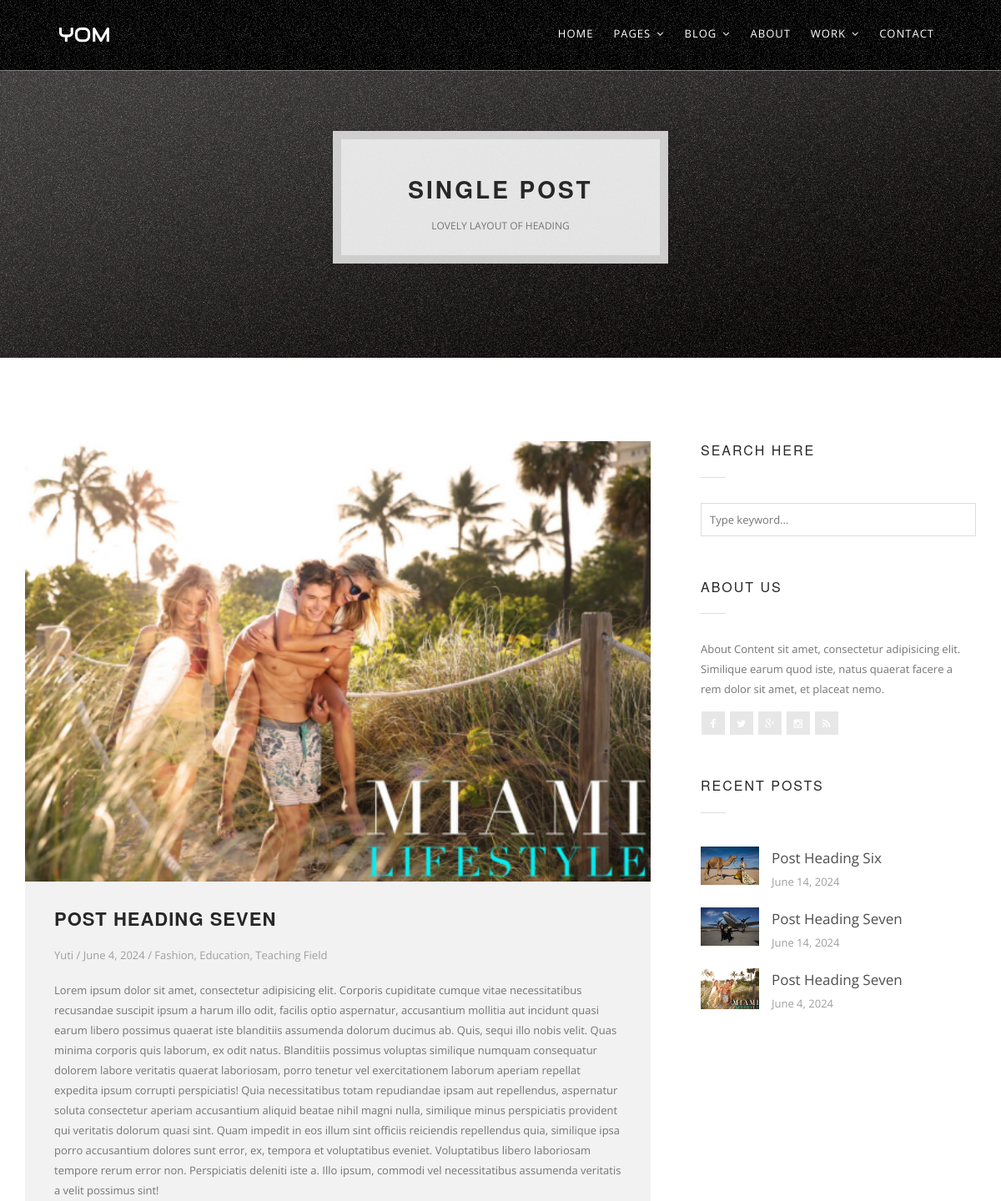
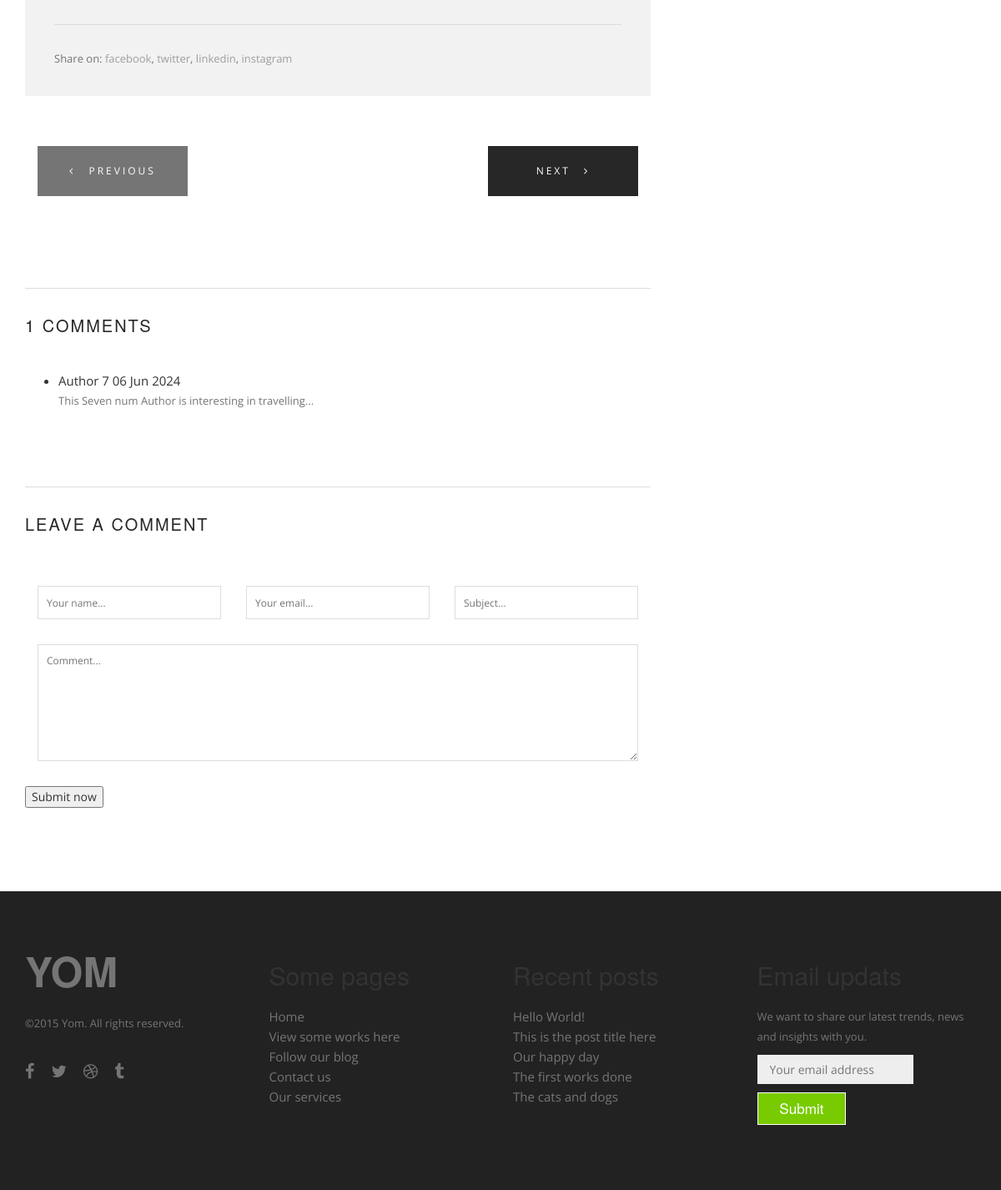
Screenshot of /blogsingle/7/ with the database file from the repository (2 pictures, top to bottom).
### myadminapp/models.py (models this page shows)
class blogdata(models. Model):
    feature_img = models.ImageField(upload_to='slider-media/' , blank=True, null=True)
    post_title = models.CharField(max_length = 200)
    post_date = models.DateField()
    post_description = models.CharField(max_length = 10000)
    categories = models.ManyToManyField(categorydata)
    auth_name = models.CharField(max_length= 200 , default=" ")
    about_des = models.CharField(max_length = 200, default=" ")

class categorydata(models. Model):
    ourcat = models.CharField(max_length = 200)

### myapp/models.py (models this page shows)
class Comment(models.Model):
    blog_post = models.ForeignKey(blogdata, related_name='comments', on_delete=models.CASCADE)
    author = models.CharField(max_length=100)
    email = models.EmailField()
    subject = models.CharField(max_length=200, blank=True)
    message = models.TextField()
    created_at = models.DateTimeField(auto_now_add=True)

### myapp/views.py (the view)
# urls.py: path('blogsingle/<int:pk>/', blogsinglepage, name='blogsingle'),
def blogsinglepage(request, pk):
    blog_post = get_object_or_404(blogdata, pk=pk)
    comments = blog_post.comments.all()
    if request.method == 'POST':
        comment_form = CommentForm(request.POST)
        if comment_form.is_valid():
            new_comment = comment_form.save(commit=False)
            new_comment.blog_post = blog_post
            new_comment.save()
            return redirect('blogsingle', pk=blog_post.pk)
    else:
        comment_form = CommentForm()
    prev_post = blogdata.objects.filter(pk__lt=blog_post.pk).order_by('-pk').first()
    next_post = blogdata.objects.filter(pk__gt=blog_post.pk).order_by('pk').first()
    recent_posts = blogdata.objects.order_by('-post_date')[:3]
    return render(request, 'blog-single.html', {'blog_post': blog_post ,'comments': comments,
        'comment_form': comment_form, 'recent_posts': recent_posts, 'prev_post': prev_post, 'next_post': next_post})

### myapp/models.py
class CommentForm(forms.ModelForm):
    class Meta:
        model = Comment
        fields = ['author', 'email', 'subject', 'message']

### myapp/templates/blog-single.html (shortened to what this page needs)
{% load static %}
<!DOCTYPE html>
<html lang="en-US">
<head>
	<link rel="stylesheet" href="{% static '/files/css/bootstrap.css' %}">
	<link rel="stylesheet" href="{% static '/files/css/animate.css' %}">
	<link rel="stylesheet" href="{% static '/files/css/simple-line-icons.css' %}">
	<link rel="stylesheet" href="{% static '/files/css/font-awesome.min.css' %}">
	<link rel="stylesheet" href="{% static '/files/css/style.css' %}">
	<link rel="stylesheet" href="{% static '/files/rs-plugin/css/settings.css' %}">
</head>
<body>
	<div class="sidebar-menu-container" id="sidebar-menu-container">
		<div class="sidebar-menu-push">
			<div class="sidebar-menu-inner">
				<header class="site-header">
					<div id="main-header" class="main-header header-sticky">
						<div class="inner-header clearfix">
							<div class="logo">
								<a href="/index-2/">YOM</a>
							</div>
							<nav class="main-navigation pull-right hidden-xs hidden-sm">
								<ul>
									<li><a href="/index/">Home</a></li>
									<li><a href="#" class="has-submenu">Pages</a>
									</li>
									<li><a href="#" class="has-submenu">Blog</a>
									</li>
									<li><a href="/about/">About</a></li>
									<li><a href="#" class="has-submenu">Work</a>
									</li>
									<li><a href="/contact/">Contact</a></li>
								</ul>
							</nav>
						</div>
					</div>
				</header>
				<section class="page-heading wow fadeIn" data-wow-duration="1.5s" style="background-image: url({% static '/files/images/01-heading.jpg' %})">
					<div class="container">
						<div class="page-name">
							<h1>Single Post</h1>
							<span>Lovely layout of heading</span>
						</div>
					</div>
				</section>
				<section class="blog-single">
					<div class="container">
						<div class="row">
							<div class="col-md-8">
								<div class="blog-single-item">
									<img src="{{ blog_post.feature_img.url }}" alt="" class="single-banner">
									<div class="blog-single-content">
										<h3>{{ blog_post.post_title }}</h3>
										<span><a href="#">{{ blog_post.auth_name }}</a> / <a href="#">{{ blog_post.post_date }}</a> /
											<a href="#">
												{% for category in blog_post.categories.all %}
													{{ category.ourcat }}{% if not forloop.last %}, {% endif %}
												{% empty %}
													Uncategorized
												{% endfor %}
											</a></span>
										<p>{{ blog_post.post_description }}</p>
										<div class="share-post">
											<span>Share on: <a href="#">facebook</a>, <a href="#">twitter</a>, <a href="#">linkedin</a>, <a href="#">instagram</a></span>
										</div>
									</div>
									<div class="prev-btn col-md-6 col-sm-6 col-xs-6">
										{% if prev_post %}
											<a href="{% url 'blogsingle' prev_post.pk %}"><i class="fa fa-angle-left"></i> Previous</a>
										{% else %}
											<span><i class="fa fa-angle-left"></i> Previous</span>
										{% endif %}
									</div>
									<div class="next-btn col-md-6 col-sm-6 col-xs-6">
										{% if next_post %}
											<a href="{% url 'blogsingle' next_post.pk %}">Next <i class="fa fa-angle-right"></i></a>
										{% else %}
											<span>Next <i class="fa fa-angle-right"></i></span>
										{% endif %}
									</div>
								</div>
								<div class="blog-comments">
									<h2>{{ comments.count }} Comments</h2>
									<ul class="comments-content">
										{% for comment in comments %}
											<li>
												<span class="author-title">{{ comment.author }}</span>
												<span class="comment-date">{{ comment.created_at|date:"d M Y" }}</span>
												<p>{{ comment.message }}</p>
											</li>
										{% endfor %}
									</ul>
								</div>
								<div class="submit-comment col-sm-12">
									<h2>Leave A Comment</h2>
									<form id="contact_form" method="post" enctype="multipart/form-data">
										<div class="col-md-4 col-sm-4 col-xs-6">
											<input type="text" class="blog-search-field" name="author" placeholder="Your name..." value="{{ comment_form.author.value|default:'' }}">
										</div>
										<div class="col-md-4 col-sm-4 col-xs-6">
											<input type="email" class="blog-search-field" name="email" placeholder="Your email..." value="{{ comment_form.email.value|default:'' }}">
										</div>
										<div class="col-md-4 col-sm-4 col-xs-12">
											<input type="text" class="subject" name="subject" placeholder="Subject..." value="{{ comment_form.subject.value|default:'' }}">
										</div>
										<div class="col-md-12 col-sm-12">
											<textarea id="message" class="input" name="message" placeholder="Comment...">{{ comment_form.message.value|default:'' }}</textarea>
										</div>
										<div class="submit-comment col-md-12">
											<div class="btn-black">
												<button type="submit">Submit now</button>
											</div>
										</div>
									</form>
								</div>
							</div>
							<div class="col-md-4">
								<div class="widget-item">
									<h2>Search here</h2>
									<div class="dec-line"></div>
									<form method="get" id="blog-search" class="blog-search">
										<input type="text" class="blog-search-field" name="s" placeholder="Type keyword..." value="">
									</form>
								</div>
								<div class="widget-item">
									<h2>About Us</h2>
									<div class="dec-line"></div>
									<p>{{ blog_post.about_des }}</p>
									<div class="social-icons">
										<ul>
											<li><a href="#"><i class="fa fa-facebook"></i></a></li>
											<li><a href="#"><i class="fa fa-twitter"></i></a></li>
											<li><a href="#"><i class="fa fa-google-plus"></i></a></li>
											<li><a href="#"><i class="fa fa-instagram"></i></a></li>
											<li><a href="#"><i class="fa fa-rss"></i></a></li>
										</ul>
									</div>
								</div>
								<div class="widget-item">
									<h2>Recent Posts</h2>
									<div class="dec-line"></div>
									<ul class="recent-item">
										{% for post in recent_posts %}
										<li class="recent-post-item">
											<a href="{% url 'blogsingle' post.id %}">
												<img src="{{ post.feature_img.url }}" alt="{{ post.post_title }}">
												<span class="post-title">{{ post.post_title }}</span>
											</a>
											<span class="post-info">{{ post.post_date }}</span>
										</li>
										{% endfor %}
									</ul>
								</div>
							</div>
						</div>
					</div>
				</section>
<footer class="footer">
      <div class="three spacing"></div>
	  <div class="container">
      <div class="row">
        <div class="col-md-3">
          <h1>
            <a href="index.html">
             YOM
            </a>
          </h1>
          <p>©2015 Yom. All rights reserved.</p>
          <div class="spacing"></div>
          <ul class="socials">
            <li>
              <a href="http://facebook.com">
                <i class="fa fa-facebook"></i>
              </a>
            </li>
            <li>
              <a href="http://twitter.com">
                <i class="fa fa-twitter"></i>
              </a>
            </li>
            <li>
              <a href="http://dribbble.com">
                <i class="fa fa-dribbble"></i>
              </a>
            </li>
            <li>
              <a href="http://tumblr.com">
                <i class="fa fa-tumblr"></i>
              </a>
            </li>
          </ul>
          <div class="spacing"></div>
        </div>
        <div class="col-md-3">
          <div class="spacing"></div>
          <div class="links">
            <h4>Some pages</h4>
            <ul>
              <li><a href="#">Home</a></li>
              <li><a href="#">View some works here</a></li>
              <li><a href="#">Follow our blog</a></li>
              <li><a href="#">Contact us</a></li>
              <li><a href="#">Our services</a></li>
            </ul>
          </div>
          <div class="spacing"></div>
        </div>
        <div class="col-md-3">
          <div class="spacing"></div>
          <div class="links">
            <h4>Recent posts</h4>
            <ul>
              <li><a href="#">Hello World!</a></li>
              <li><a href="#">This is the post title here</a></li>
              <li><a href="#">Our happy day</a></li>
              <li><a href="#">The first works done</a></li>
              <li><a href="#">The cats and dogs</a></li>
            </ul>
          </div>
          <div class="spacing"></div>
        </div>
        <div class="col-md-3">
          <div class="spacing"></div>
          <h4>Email updats</h4>
          <p>We want to share our latest trends, news and insights with you.</p>
          <form>
            <input class="email-address" placeholder="Your email address" type="text">
            <input class="button boxed small" type="submit">
          </form>
          <div class="spacing"></div>
        </div>
      </div>
	  </div>
      <div class="two spacing"></div>
    </footer>
			</div>
		</div>
	</div>
</body>
</html>

### myapp/templates/blog-single.html (style rules this page uses)
.single-banner { width: 100%; }
.blog-comments { width: 100%; }

### rows the page displays
blogdata: feature_img (picture), post_title "POST HEADING SEVEN", auth_name "Yuti", post_date "June 4, 2024", post_description "Lorem ipsum dolor sit amet, consectetur adipisicing elit. Corporis cupiditate cumque vitae necessitatibus recusandae suscipit ipsum a harum illo odit, facilis optio aspernatur, accusantium mollitia aut incidunt quasi earum libero possimus quaerat iste blanditiis assumenda dolorum ducimus ab. Quis, sequi illo nobis velit. Quas minima corporis quis laborum, ex odit natus. Blanditiis possimus voluptas similique numquam consequatur dolorem labore veritatis quaerat laboriosam, porro tenetur vel exercitationem laborum aperiam repellat expedita ipsum corrupti perspiciatis! Quia necessitatibus totam repudiandae ipsam aut repellendus, aspernatur soluta consectetur aperiam accusantium aliquid beatae…", count "1", about_des "About Content sit amet, consectetur adipisicing elit. Similique earum quod iste, natus quaerat facere a rem dolor sit amet, et placeat nemo.", post_title "Post Heading Seven"
categorydata: ourcat "Fashion"
categorydata: ourcat "Education"
categorydata: ourcat "Teaching Field"
Comment: author "Author 7", created_at "06 Jun 2024", message "This Seven num Author is interesting in travelling..."
blogdata: feature_img (picture), post_title "Post Heading Six", post_date "June 14, 2024"
blogdata: feature_img (picture), post_title "Post Heading Seven", post_date "June 14, 2024"
